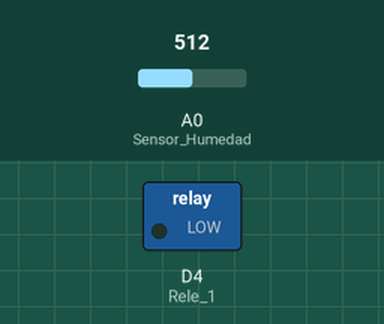
Simulated run of this sketch. Board: ESP8266 (NodeMCU). Parts: switched loads named in the sketch (green lamp = pin HIGH). The test bench sets the inputs (shaded band); at power-on: A0 (Sensor_Humedad) = 512.

Above: at 1.2 s.
1.3 s: A0 (Sensor_Humedad) set to 489
At 2.5 s:
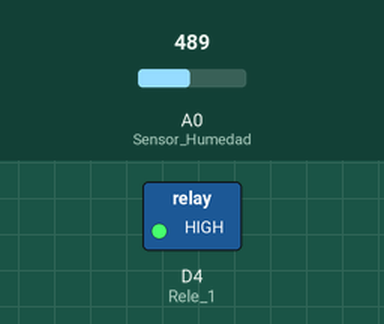
2.8 s: A0 (Sensor_Humedad) set to 510
At 3.7 s:
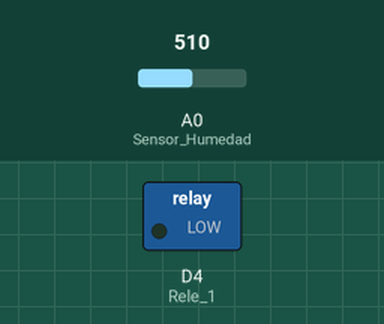
4.3 s: A0 (Sensor_Humedad) set to 490
At 4.8 s:
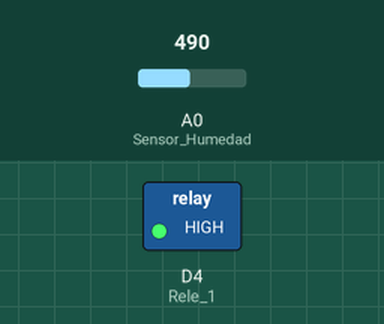
Timing chart, 0 to 7.3 s (numbered marks = the images above; inputs shaded):
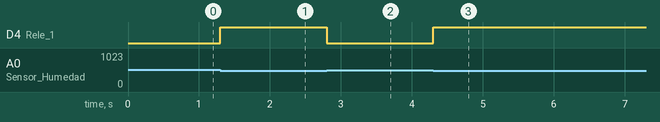

The sketch:

Riego_automatica_Rele.ino
```cpp
#define Sensor_Humedad A0
#define Rele_1 D4

int iUmbralHumedad = 500;

void setup()  {
  pinMode(Rele_1, OUTPUT);     // Activamos la salida del rele
}


void loop() {
   int valorHumedad = analogRead(Sensor_Humedad);

   if( valorHumedad <= iUmbralHumedad) {  // Si el valor de humedad es menor que el umbral se activa el rele
    digitalWrite(Rele_1,HIGH);
   } else {
    digitalWrite(Rele_1,LOW);
   }

}
```

Measured:
- the behaviour switches between 501 and 500 on A0 (Sensor_Humedad) (found by bisection; images 0 and 1)
- after the input at 1.3 s, D4 (Rele_1): LOW → HIGH at once
- after the input at 2.8 s, D4 (Rele_1): HIGH → LOW at once
- after the input at 4.3 s, D4 (Rele_1): LOW → HIGH at once
